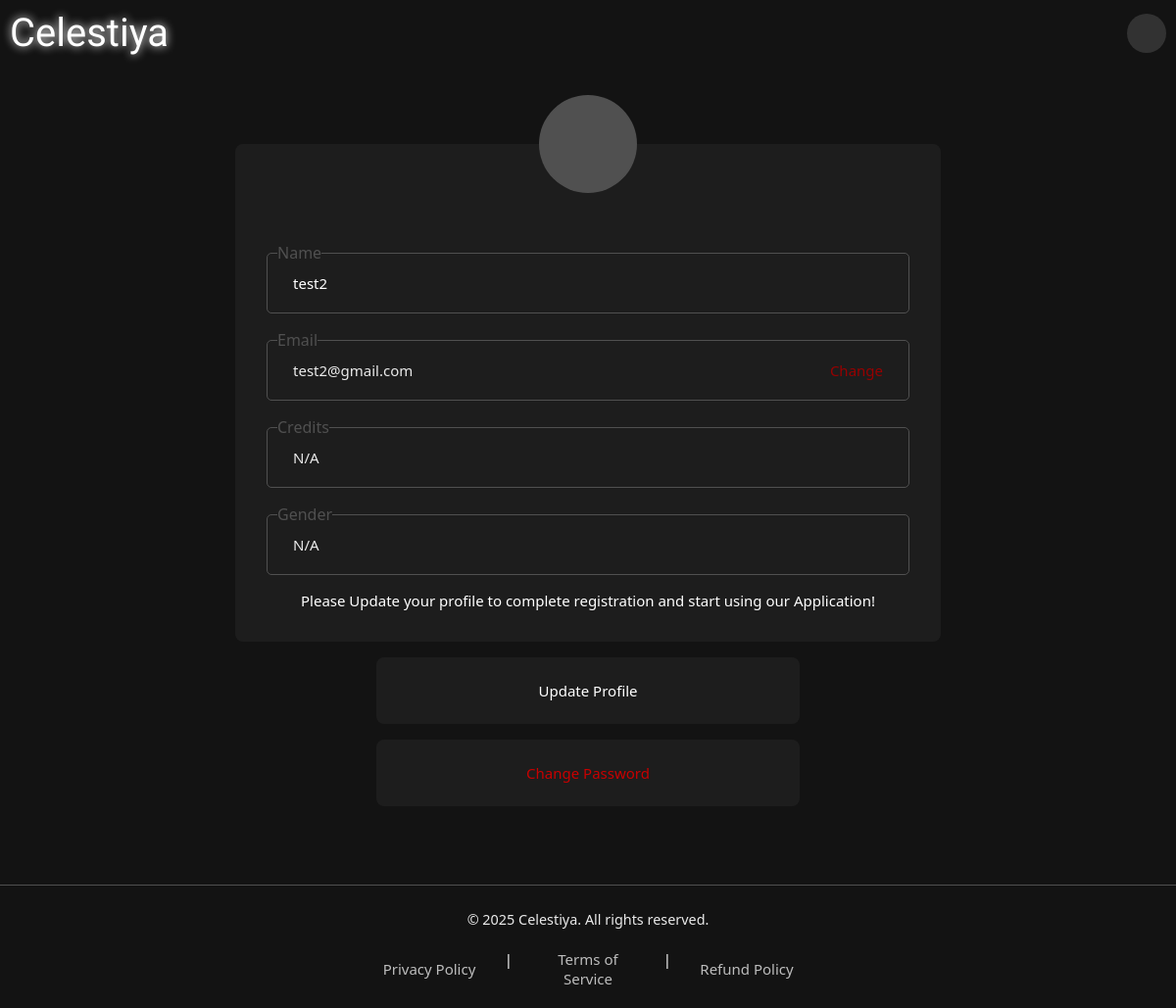
Page /user/profile/ (signed in) on the earlier database version.
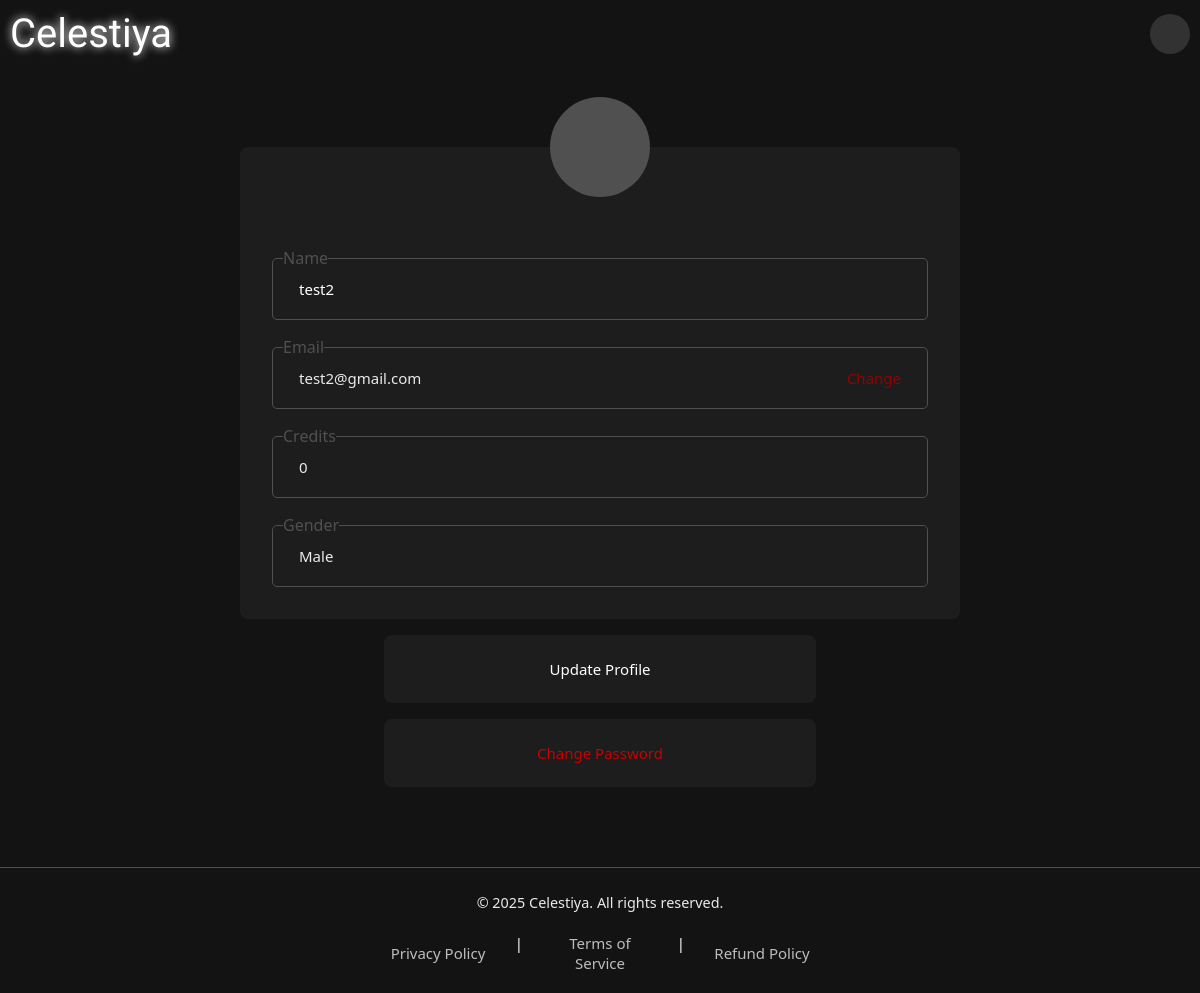
Same page on the later database version.
### users/models.py (models this page shows, shortened)
class Customers(models.Model):
    user = models.OneToOneField(User, on_delete=models.CASCADE, blank=True)
    phone = models.CharField(max_length=10)
    credit = models.IntegerField(default=0)
    countryCode = models.CharField( max_length=3, default="")
    gender = models.CharField(max_length=10, default="Male")

### users/views.py (the view)
# urls.py: path('user/profile/', profile, name="profile"),
@login_required(login_url="/accounts/login")
def profile(request):
    user = request.user
    username = user.username
    useremail = user.email
    credit = 0
    gender = "Male"
    nocustomer = False
    try:
        userModel = Customers.objects.filter(user = user)
        u = userModel.get(user= user)
        credit = u.credit
        gender = u.gender
    except Exception as e:
        nocustomer = True
        print("No Customer profile yet for", username, e)
        credit = 'N/A'
        gender = 'N/A'
    return render(request, 'users/profile.html', {"username": username, "usermail": useremail, "credit": credit, "gender": gender, "nocustomer": nocustomer})

### users/templates/users/profile.html (shortened to what this page needs)
{% extends 'base.html' %}
{% block extrahead %}
{% load static %}
<link rel="stylesheet" href="{% static 'users/css/profile.css' %}">
{% endblock %}
{% block content %}
<div class="content">
    <div class="section">
        <div class="circle"></div>
        <fieldset class="main-item">
            <legend>Name</legend>
            <div class="main_item_text">
                {{username}}
            </div>
        </fieldset>
        <fieldset class="main-item">
            <legend>Email</legend>
            <div class="main_item_text">
                <div>
                    {{usermail}}
                </div>
                <a href="{% url 'account_email' %}" class="aleft">
                    <div class="change"> Change </div>
                </a>
            </div>
        </fieldset>
        <fieldset class="main-item">
            <legend>Credits</legend>
            <div class="main_item_text">
                <div>
                    {{credit}}
                </div>
            </div>
        </fieldset>
        <fieldset class="main-item">
            <legend>Gender</legend>
            <div class="main_item_text">
                <div>
                    {{gender}}
                </div>
            </div>
        </fieldset>
        {% if nocustomer %}
        <div class="info">
            Please Update your profile to complete registration and start using our Application!
        </div>
        {% endif %}
    </div>
    <a href="{% url 'user_update_profile' %}">
        <div class="update">
            Update Profile
        </div>
    </a>
    <a href="{% url 'account_change_password' %}">
        <div class="update red" style="color: #c80101;">
            Change Password
        </div>
    </a>
</div>
{% endblock %}

### templates/base.html (shortened to what this page needs)
<!DOCTYPE html>
<html lang="en">
<head>
    {% load socialaccount %}
    {% load static %}
    <link rel="stylesheet" href="{% static 'css/base.css' %}">
    {% block extrahead %} {% endblock %}
</head>
<body>
    <div class="header">
        <div class="title" id="title">Celestiya</div>
        {% if user.is_authenticated %}
            <div class="dropdown" contenteditable="false">
            </div>
        {% else %}
            <div class="login-btn" >Login</div>
        {% endif %}
    </div>
    {% block content %} {% endblock %}
    <footer class="footer">
        <div class="footer-content">
            <p>© {% now "Y" %} Celestiya. All rights reserved.</p>
            <div class="footer-nav"><a href="{% url 'privacy_policy' %}"><div>Privacy Policy</div></a> <div>|</div> <a href="{% url 'tos' %}"><div>Terms of Service</div></a> <div>|</div> <a href="{% url 'refund_policy'%}"><div>Refund Policy</div></a></div>
        </div>
    </footer>
</body>
</html>

### static/css/base.css (style rules this page uses)
:root { --background: rgb(12, 12, 12); --bgtext: rgb(255, 255, 255); --bgshade1: #323232; --bgshade2: #131313; --bgshade3: #505050; --bgshade4: #29292980; --bgshade1text: rgb(189, 189, 189); --button: #7c25f5; --buttonPressed: #661dcd; --header-height: 100px; --white: #ffffff; --google: #4081ec; --alert: #6b0000; --activered: #c80101; --deactivered: #970000; --greenbtn: rgba(28,164,76,1); --greenbtnPressed: #0b6623; --bgtext2 : rgb(234, 234, 234); --bgtext3: rgb(188, 188, 188); --border: rgb(74, 74, 74); }
* { padding: 0px; margin: 0px; box-sizing: border-box; cursor: default; }
.header { display: flex; flex-direction: row; width: 100vw; background-color: var(--bgshade2); color: var(--bgtext); padding: 10px; align-items: center; justify-content: space-between; }
.title { font-size: 2.5rem; text-shadow: 0px 0px 10px var(--white); font-family: "Protest Guerrilla", sans-serif; }
.dropdown { width: 40px; height: 40px; border: 0px; border-radius: 50%; background-color: var(--bgshade1); position: relative; }
.footer { background-color: var(--bgshade2); color: var(--bgtext2); padding: 20px 10px; width: 100%; text-align: center; font-family: system-ui, -apple-system, BlinkMacSystemFont, 'Segoe UI', Roboto, Oxygen, Ubuntu, Cantarell, 'Open Sans', 'Helvetica Neue', sans-serif; font-size: 0.9rem; border-top: 1px solid var(--bgshade3); }
.footer-content { display: flex; flex-direction: column; gap: 1rem; align-items: center; }
.footer-content p { margin: 5px 0; }
.footer-nav { font-size: 15px; color: var(--bgtext); display: flex; flex-direction: row; gap: 1rem; }
.footer-content a { color: var(--bgshade1text); text-decoration: none; margin: 0 10px; transition: color 0.2s ease-in-out; }
a { color: var(--button); text-decoration: none; }

### users/static/users/css/profile.css (style rules this page uses)
.content { width: 100vw; height: auto; min-height: 100vh; background-color: var(--bgshade2); display: flex; flex-direction: column; align-items: center; justify-content: start; gap: 1rem; padding-top: 5rem; font-family: system-ui, -apple-system, BlinkMacSystemFont, 'Segoe UI', Roboto, Oxygen, Ubuntu, Cantarell, 'Open Sans', 'Helvetica Neue', sans-serif; position: relative; padding-bottom: 4rem; }
.section { width: 60%; background-color: var(--bgshade4); padding: 2rem; border-radius: 8px; position: relative; display: flex; flex-direction: column; align-items: center; justify-content: start; gap: 1rem; padding-top: 100px; }
.circle { position: absolute; width: 100px; height: 100px; border-radius: 50%; background-color: var(--bgshade3); right: auto; left: auto; top: -50px; }
.main-item { width: 100%; padding: 10px 10px 10px 10px; border-radius: 5px; border: 1px solid var(--bgshade3); color: var(--bgtext); }
.main-item > legend { color: var(--bgshade3); }
.main_item_text { padding-left: 1rem; padding-right: 1rem; display: flex; align-items: center; justify-content: space-between; padding-bottom: 10px; font-size: 15px; }
.main_item_text > div { color: var(--bgtext2); font-size: 15px; }
.change { color: var(--deactivered); font-size: 15px; }
.update { width: 60%; bottom: 6rem; left: auto; right: auto; background-color: var(--bgshade4); padding: 1.5rem; color: var(--bgtext); font-size: 18px; text-align: center; border-radius: 8px; font-size: 15px; }
.section { color: var(--bgtext); }
a { position: relative; width: 60%; display: flex; align-items: center; justify-content: center; }
.aleft { display: flex; align-items: end; justify-content: end; }

Differences in the rows shown:
added Customers: gender "Male"
Other differences:
{{ credit }}: "N/A" → "0"
{{ gender }}: "N/A" → (not shown)
text no longer shown: "Please Update your profile to complete registration and start using our Application!"
